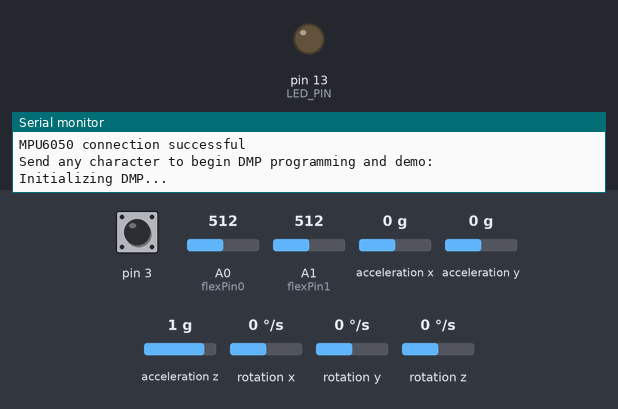
Recording of a sketch running on a simulated Arduino Leonardo, built with avr-gcc and run on an emulated ATmega32U4. Shown: output pins drawn as LEDs (lit = HIGH), the last lines printed to the serial monitor. Dashed ring = blinking. The test bench sets the inputs (shaded band); at power-on: pin 3 HIGH, A0 (flexPin0) = 512, A1 (flexPin1) = 512, acceleration x 0 g, acceleration y 0 g, acceleration z 1 g, rotation x 0 °/s, rotation y 0 °/s, rotation z 0 °/s. The sensor or clock chip raises its interrupt line as the real part does.

Above: at 0.1 s.
At 0.66 s:
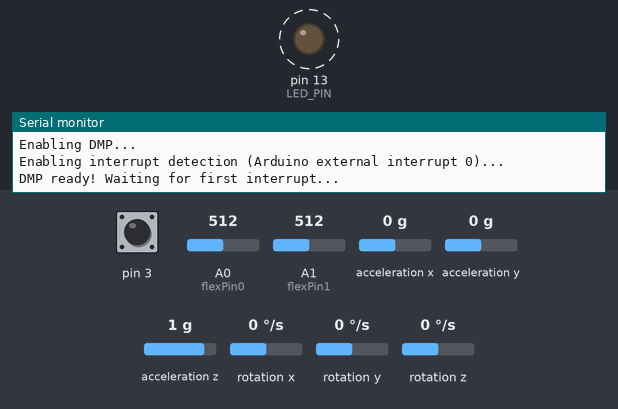
At 103.67 s:
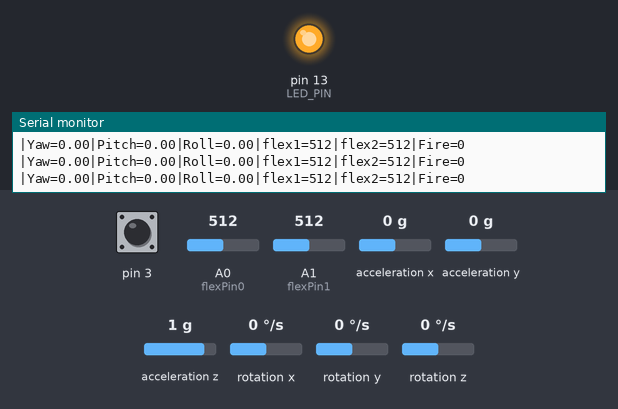
Timing chart, 0 to 104.0 s (numbered marks = the images above):
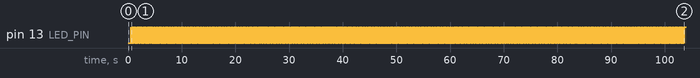

The sketch:

MPU6050_DMP6.ino
```cpp
// I2C device class (I2Cdev) demonstration Arduino sketch for MPU6050 class using DMP (MotionApps v2.0)
// 6/21/2012 by Jeff Rowberg <jeff@rowberg.net>
// Updates should (hopefully) always be available at https://github.com/jrowberg/i2cdevlib
//
// Changelog:
//      2013-05-08 - added seamless Fastwire support
//                 - added note about gyro calibration
//      2012-06-21 - added note about Arduino 1.0.1 + Leonardo compatibility error
//      2012-06-20 - improved FIFO overflow handling and simplified read process
//      2012-06-19 - completely rearranged DMP initialization code and simplification
//      2012-06-13 - pull gyro and accel data from FIFO packet instead of reading directly
//      2012-06-09 - fix broken FIFO read sequence and change interrupt detection to RISING
//      2012-06-05 - add gravity-compensated initial reference frame acceleration output
//                 - add 3D math helper file to DMP6 example sketch
//                 - add Euler output and Yaw/Pitch/Roll output formats
//      2012-06-04 - remove accel offset clearing for better results (thanks Sungon Lee)
//      2012-06-01 - fixed gyro sensitivity to be 2000 deg/sec instead of 250
//      2012-05-30 - basic DMP initialization working

/* ============================================
I2Cdev device library code is placed under the MIT license
Copyright (c) 2012 Jeff Rowberg

Permission is hereby granted, free of charge, to any person obtaining a copy
of this software and associated documentation files (the "Software"), to deal
in the Software without restriction, including without limitation the rights
to use, copy, modify, merge, publish, distribute, sublicense, and/or sell
copies of the Software, and to permit persons to whom the Software is
furnished to do so, subject to the following conditions:

The above copyright notice and this permission notice shall be included in
all copies or substantial portions of the Software.

THE SOFTWARE IS PROVIDED "AS IS", WITHOUT WARRANTY OF ANY KIND, EXPRESS OR
IMPLIED, INCLUDING BUT NOT LIMITED TO THE WARRANTIES OF MERCHANTABILITY,
FITNESS FOR A PARTICULAR PURPOSE AND NONINFRINGEMENT. IN NO EVENT SHALL THE
AUTHORS OR COPYRIGHT HOLDERS BE LIABLE FOR ANY CLAIM, DAMAGES OR OTHER
LIABILITY, WHETHER IN AN ACTION OF CONTRACT, TORT OR OTHERWISE, ARISING FROM,
OUT OF OR IN CONNECTION WITH THE SOFTWARE OR THE USE OR OTHER DEALINGS IN
THE SOFTWARE.
===============================================
*/
int smooth = 0;
float changeY, previousY;
// I2Cdev and MPU6050 must be installed as libraries, or else the .cpp/.h files
// for both classes must be in the include path of your project
#include "I2Cdev.h"

#include "MPU6050_6Axis_MotionApps20.h"

// Arduino Wire library is required if I2Cdev I2CDEV_ARDUINO_WIRE implementation
// is used in I2Cdev.h
#if I2CDEV_IMPLEMENTATION == I2CDEV_ARDUINO_WIRE
    #include "Wire.h"
#endif

MPU6050 mpu;
//MPU6050 mpu(0x69); // <-- use for AD0 high

int yaw, pitch, roll;
const int flexPin0 = 0;
const int flexPin1 = 1;
int flexRead0, flexRead1, flexRead2, flex00to100, flex10to100;

// uncomment "OUTPUT_READABLE_QUATERNION" if you want to see the actual
// quaternion components in a [w, x, y, z] format (not best for parsing
// on a remote host such as Processing or something though)
//#define OUTPUT_READABLE_QUATERNION

// uncomment "OUTPUT_READABLE_EULER" if you want to see Euler angles
// (in degrees) calculated from the quaternions coming from the FIFO.
// Note that Euler angles suffer from gimbal lock (for more info, see
// http://en.wikipedia.org/wiki/Gimbal_lock)
//#define OUTPUT_READABLE_EULER

// uncomment "OUTPUT_READABLE_YAWPITCHROLL" if you want to see the yaw/
// pitch/roll angles (in degrees) calculated from the quaternions coming
// from the FIFO. Note this also requires gravity vector calculations.
// Also note that yaw/pitch/roll angles suffer from gimbal lock (for
// more info, see: http://en.wikipedia.org/wiki/Gimbal_lock)
#define OUTPUT_READABLE_YAWPITCHROLL

// uncomment "OUTPUT_READABLE_REALACCEL" if you want to see acceleration
// components with gravity removed. This acceleration reference frame is
// not compensated for orientation, so +X is always +X according to the
// sensor, just without the effects of gravity. If you want acceleration
// compensated for orientation, us OUTPUT_READABLE_WORLDACCEL instead.
#define OUTPUT_READABLE_REALACCEL

// uncomment "OUTPUT_READABLE_WORLDACCEL" if you want to see acceleration
// components with gravity removed and adjusted for the world frame of
// reference (yaw is relative to initial orientation, since no magnetometer
// is present in this case). Could be quite handy in some cases.
//#define OUTPUT_READABLE_WORLDACCEL

// uncomment "OUTPUT_TEAPOT" if you want output that matches the
// format used for the InvenSense teapot demo
//#define OUTPUT_TEAPOT


#define LED_PIN 13 // (Arduino is 13, Teensy is 11, Teensy++ is 6)
bool blinkState = false;

// MPU control/status vars
bool dmpReady = false;  // set true if DMP init was successful
uint8_t mpuIntStatus;   // holds actual interrupt status byte from MPU
uint8_t devStatus;      // return status after each device operation (0 = success, !0 = error)
uint16_t packetSize;    // expected DMP packet size (default is 42 bytes)
uint16_t fifoCount;     // count of all bytes currently in FIFO
uint8_t fifoBuffer[64]; // FIFO storage buffer

// orientation/motion vars
Quaternion q;           // [w, x, y, z]         quaternion container
VectorInt16 aa;         // [x, y, z]            accel sensor measurements
VectorInt16 aaReal;     // [x, y, z]            gravity-free accel sensor measurements
VectorInt16 aaWorld;    // [x, y, z]            world-frame accel sensor measurements
VectorFloat gravity;    // [x, y, z]            gravity vector
float euler[3];         // [psi, theta, phi]    Euler angle container
float ypr[3];           // [yaw, pitch, roll]   yaw/pitch/roll container and gravity vector

// packet structure for InvenSense teapot demo
uint8_t teapotPacket[14] = { '$', 0x02, 0,0, 0,0, 0,0, 0,0, 0x00, 0x00, '\r', '\n' };


// ================================================================
// ===               INTERRUPT DETECTION ROUTINE                ===
// ================================================================

volatile bool mpuInterrupt = false;     // indicates whether MPU interrupt pin has gone high
void dmpDataReady() {
    mpuInterrupt = true;
}


// ================================================================
// ===                      INITIAL SETUP                       ===
// ================================================================

void setup() {
    // join I2C bus (I2Cdev library doesn't do this automatically)
    #if I2CDEV_IMPLEMENTATION == I2CDEV_ARDUINO_WIRE
        Wire.begin();
        TWBR = 24; // 400kHz I2C clock (200kHz if CPU is 8MHz). Comment this line if having compilation difficulties with TWBR.
    #elif I2CDEV_IMPLEMENTATION == I2CDEV_BUILTIN_FASTWIRE
        Fastwire::setup(400, true);
    #endif

    // initialize serial communication
    // (115200 chosen because it is required for Teapot Demo output, but it's
    // really up to you depending on your project)
    Serial.begin(115200);
    while (!Serial); // wait for Leonardo enumeration, others continue immediately

    // NOTE: 8MHz or slower host processors, like the Teensy @ 3.3v or Ardunio
    // Pro Mini running at 3.3v, cannot handle this baud rate reliably due to
    // the baud timing being too misaligned with processor ticks. You must use
    // 38400 or slower in these cases, or use some kind of external separate
    // crystal solution for the UART timer.

    // initialize device
    Serial.println(F("Initializing I2C devices..."));
    mpu.initialize();

    // verify connection
    Serial.println(F("Testing device connections..."));
    Serial.println(mpu.testConnection() ? F("MPU6050 connection successful") : F("MPU6050 connection failed"));

    // wait for ready
    Serial.println(F("\nSend any character to begin DMP programming and demo: "));
    while (Serial.available() && Serial.read()); // empty buffer
    //while (!Serial.available());                 // wait for data
    //while (Serial.available() && Serial.read()); // empty buffer again

    // load and configure the DMP
    Serial.println(F("Initializing DMP..."));
    devStatus = mpu.dmpInitialize();

    // supply your own gyro offsets here, scaled for min sensitivity
    mpu.setXGyroOffset(83);    //220
    mpu.setYGyroOffset(40);     //76
    mpu.setZGyroOffset(45);    //-85
    mpu.setXAccelOffset(-763);
    mpu.setYAccelOffset(700);
    mpu.setZAccelOffset(1444);  //1788

    // make sure it worked (returns 0 if so)
    if (devStatus == 0) {
        // turn on the DMP, now that it's ready
        Serial.println(F("Enabling DMP..."));
        mpu.setDMPEnabled(true);

        // enable Arduino interrupt detection
        Serial.println(F("Enabling interrupt detection (Arduino external interrupt 0)..."));
        attachInterrupt(0, dmpDataReady, RISING);
        mpuIntStatus = mpu.getIntStatus();

        // set our DMP Ready flag so the main loop() function knows it's okay to use it
        Serial.println(F("DMP ready! Waiting for first interrupt..."));
        dmpReady = true;

        // get expected DMP packet size for later comparison
        packetSize = mpu.dmpGetFIFOPacketSize();
    } else {
        // ERROR!
        // 1 = initial memory load failed
        // 2 = DMP configuration updates failed
        // (if it's going to break, usually the code will be 1)
        Serial.print(F("DMP Initialization failed (code "));
        Serial.print(devStatus);
        Serial.println(F(")"));
    }

    // configure LED for output
    pinMode(LED_PIN, OUTPUT);
}


// ================================================================
// ===                    MAIN PROGRAM LOOP                     ===
// ================================================================

void loop() {
    // if programming failed, don't try to do anything
    if (!dmpReady) return;

    // wait for MPU interrupt or extra packet(s) available
    while (!mpuInterrupt && fifoCount < packetSize) {
        // other program behavior stuff here
        // .
        // .
        // .
        // if you are really paranoid you can frequently test in between other
        // stuff to see if mpuInterrupt is true, and if so, "break;" from the
        // while() loop to immediately process the MPU data
        // .
        // .
        // .
    }

    // reset interrupt flag and get INT_STATUS byte
    mpuInterrupt = false;
    mpuIntStatus = mpu.getIntStatus();

    // get current FIFO count
    fifoCount = mpu.getFIFOCount();

    // check for overflow (this should never happen unless our code is too inefficient)
    if ((mpuIntStatus & 0x10) || fifoCount == 1024) {
        // reset so we can continue cleanly
        mpu.resetFIFO();
        Serial.println(F("FIFO overflow!"));

    // otherwise, check for DMP data ready interrupt (this should happen frequently)
    } else if (mpuIntStatus & 0x02) {
        // wait for correct available data length, should be a VERY short wait
        while (fifoCount < packetSize) fifoCount = mpu.getFIFOCount();

        // read a packet from FIFO
        mpu.getFIFOBytes(fifoBuffer, packetSize);

        // track FIFO count here in case there is > 1 packet available
        // (this lets us immediately read more without waiting for an interrupt)
        fifoCount -= packetSize;

        #ifdef OUTPUT_READABLE_QUATERNION
            // display quaternion values in easy matrix form: w x y z
            mpu.dmpGetQuaternion(&q, fifoBuffer);
            Serial.print("quat\t");
            Serial.print(q.w);
            Serial.print("\t");
            Serial.print(q.x);
            Serial.print("\t");
            Serial.print(q.y);
            Serial.print("\t");
            Serial.println(q.z);
        #endif

        #ifdef OUTPUT_READABLE_EULER
            // display Euler angles in degrees
            mpu.dmpGetQuaternion(&q, fifoBuffer);
            mpu.dmpGetEuler(euler, &q);
            Serial.print("euler\t");
            Serial.print(euler[0] * 180/M_PI);
            Serial.print("\t");
            Serial.print(euler[1] * 180/M_PI);
            Serial.print("\t");
            Serial.println(euler[2] * 180/M_PI);
        #endif

        #ifdef OUTPUT_READABLE_YAWPITCHROLL
            // display Euler angles in degrees
            mpu.dmpGetQuaternion(&q, fifoBuffer);
            mpu.dmpGetGravity(&gravity, &q);
            mpu.dmpGetYawPitchRoll(ypr, &q, &gravity);
            //Serial.print("ypr\t");
            smooth = smooth + 1;
            if(smooth == 15){
            flexRead0 = analogRead(flexPin0);
            flexRead1 = analogRead(flexPin1);

            flex00to100 = map(flexRead0, 735, 930, 0, 100);
            flex10to100 = map(flexRead1, 500, 800, 0, 100);

            Serial.print("|Yaw=");  Serial.print(ypr[0] * 180/M_PI);
            Serial.print("|Pitch=");Serial.print(ypr[1] * 180/M_PI);
            Serial.print("|Roll="); Serial.print(ypr[2] * 180/M_PI);

            Serial.print("|flex1="); Serial.print(flexRead1);
            Serial.print("|flex2="); Serial.print(flexRead0);
            smooth = 0;
            }
            /*Serial.print(ypr[0] * 180/M_PI);
            Serial.print("\t");
            Serial.print(ypr[1] * 180/M_PI);
            Serial.print("\t");
            Serial.println(ypr[2] * 180/M_PI);*/
        #endif

        #ifdef OUTPUT_READABLE_REALACCEL
            // display real acceleration, adjusted to remove gravity
            mpu.dmpGetQuaternion(&q, fifoBuffer);
            mpu.dmpGetAccel(&aa, fifoBuffer);
            mpu.dmpGetGravity(&gravity, &q);
            mpu.dmpGetLinearAccel(&aaReal, &aa, &gravity);
            changeY = aaReal.y - previousY;
            if(smooth == 14){
            /*Serial.print("areal\t");
            Serial.print(aaReal.x);
            Serial.print("\t");
            Serial.print(aaReal.y);
            Serial.print("\t");
            Serial.println(aaReal.z);*/
            //Serial.println(changeY);
            if(changeY > 3000){
              Serial.println("|Fire=1");
            }
            else{
              Serial.println("|Fire=0");
            }
            previousY = aaReal.y;
            }
        #endif

        #ifdef OUTPUT_READABLE_WORLDACCEL
            // display initial world-frame acceleration, adjusted to remove gravity
            // and rotated based on known orientation from quaternion
            mpu.dmpGetQuaternion(&q, fifoBuffer);
            mpu.dmpGetAccel(&aa, fifoBuffer);
            mpu.dmpGetGravity(&gravity, &q);
            mpu.dmpGetLinearAccel(&aaReal, &aa, &gravity);
            mpu.dmpGetLinearAccelInWorld(&aaWorld, &aaReal, &q);
            Serial.print("aworld\t");
            Serial.print(aaWorld.x);
            Serial.print("\t");
            Serial.print(aaWorld.y);
            Serial.print("\t");
            Serial.println(aaWorld.z);
        #endif

        #ifdef OUTPUT_TEAPOT
            // display quaternion values in InvenSense Teapot demo format:
            teapotPacket[2] = fifoBuffer[0];
            teapotPacket[3] = fifoBuffer[1];
            teapotPacket[4] = fifoBuffer[4];
            teapotPacket[5] = fifoBuffer[5];
            teapotPacket[6] = fifoBuffer[8];
            teapotPacket[7] = fifoBuffer[9];
            teapotPacket[8] = fifoBuffer[12];
            teapotPacket[9] = fifoBuffer[13];
            Serial.write(teapotPacket, 14);
            teapotPacket[11]++; // packetCount, loops at 0xFF on purpose
        #endif

        // blink LED to indicate activity
        blinkState = !blinkState;
        digitalWrite(LED_PIN, blinkState);
    }
}
```

Measured:
- by itself, pin 13 (LED_PIN): alternates HIGH for 0.01 s and LOW for 0.01 s
